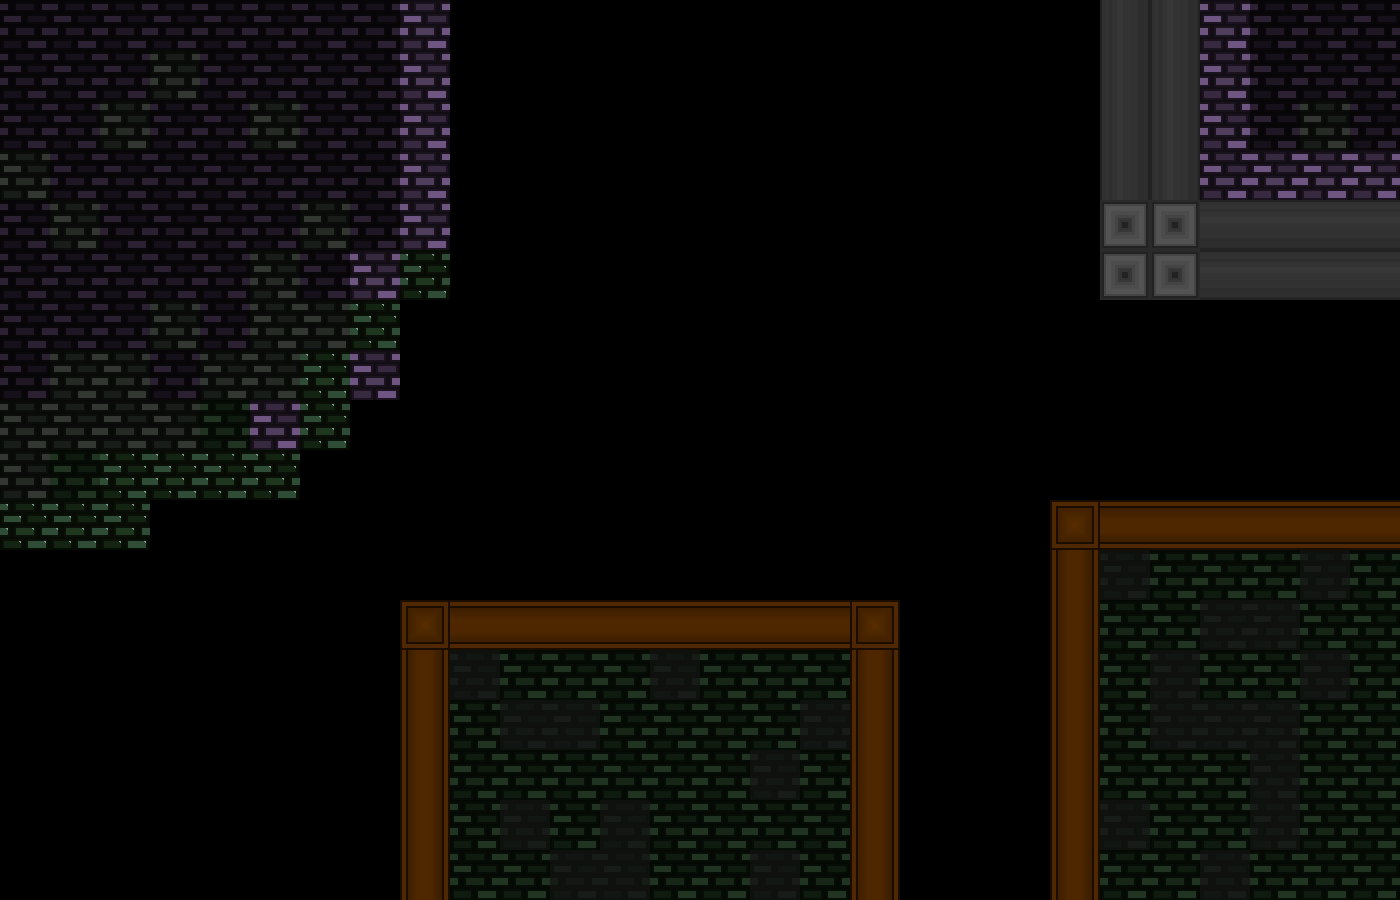

A 2D game scene composited from a Tiled map and its tileset images. What follows is a short description and the map's XML, with each tile layer's data collapsed to a summary:
An orthogonal 28x18 tile map with 50x50 px tiles, 3 tile layers (tiles-main, tiles-deco, tiles-deco2), 8 tilesets and 20 objects (17x warp, 3x spike).

<map version="1.10" tiledversion="1.11.2" orientation="orthogonal" renderorder="right-down" width="28" height="18" tilewidth="50" tileheight="50" infinite="0" nextlayerid="24" nextobjectid="835">
 <properties>
  <property name="songName" value="rain" />
 </properties>
 <tileset firstgid="1" source="ch1-tiles.tsx" />
 <tileset firstgid="81" source="../../textures/trampoline.tsx" />
 <tileset firstgid="84" source="../../textures/save.tsx" />
 <tileset firstgid="85" source="../../textures/spike.tsx" />
 <tileset firstgid="93" source="../../textures/laser.tsx" />
 <tileset firstgid="111" source="../../textures/light.tsx" />
 <tileset firstgid="112" source="../../textures/trampoline-mini.tsx" />
 <tileset firstgid="121" source="../../textures/transition-tiles.tsx" />
 <layer id="1" name="tiles-main" width="28" height="18">
  <data>[504 cells, 77 non-empty, 7 distinct tile ids]</data>
 </layer>
 <layer id="5" name="tiles-deco" width="28" height="18">
  <data>[504 cells, 172 non-empty, 6 distinct tile ids]</data>
 </layer>
 <layer id="18" name="tiles-deco2" width="28" height="18">
  <data>[504 cells, 0 non-empty, 0 distinct tile ids]</data>
 </layer>
 <objectgroup id="16" name="falling">
  <properties>
   <property name="direction" value="down" />
  </properties>
 </objectgroup>
 <objectgroup id="13" name="platform" />
 <objectgroup id="7" name="trampoline" />
 <objectgroup id="19" name="trampoline-mini" />
 <objectgroup id="9" name="spike-normal">
  <object id="829" name="spike" gid="90" x="0" y="600" width="50" height="50">
   <properties>
    <property name="id" value="5" />
   </properties>
  </object>
  <object id="830" name="spike" gid="90" x="0" y="650" width="50" height="50">
   <properties>
    <property name="id" value="5" />
   </properties>
  </object>
  <object id="833" name="spike" gid="90" x="0" y="700" width="50" height="50">
   <properties>
    <property name="id" value="5" />
   </properties>
  </object>
 </objectgroup>
 <objectgroup id="8" name="save" />
 <objectgroup id="21" name="acidlayer" />
 <objectgroup id="10" name="laser" />
 <objectgroup id="11" name="bg">
  <properties>
   <property name="bgName" value="castleBG3" />
  </properties>
 </objectgroup>
 <objectgroup id="12" name="foregroundEffect">
  <properties>
   <property name="foregroundEffectType" value="toxic" />
  </properties>
 </objectgroup>
 <objectgroup id="23" name="topEffect">
  <properties>
   <property name="topEffectType" value="none" />
  </properties>
 </objectgroup>
 <objectgroup id="22" name="mapEffect">
  <properties>
   <property name="effectType" value="poison-fog" />
  </properties>
 </objectgroup>
 <objectgroup id="15" name="music">
  <properties>
   <property name="songName" value="none" />
  </properties>
 </objectgroup>
 <objectgroup id="20" name="warps">
  <object id="759" name="warp" gid="121" x="450" y="50" width="50" height="50">
   <properties>
    <property name="direction" value="up" />
    <property name="target" value="map24" />
   </properties>
  </object>
  <object id="760" name="warp" gid="121" x="500" y="50" width="50" height="50">
   <properties>
    <property name="direction" value="up" />
    <property name="target" value="map24" />
   </properties>
  </object>
  <object id="761" name="warp" gid="121" x="550" y="50" width="50" height="50">
   <properties>
    <property name="direction" value="up" />
    <property name="target" value="map24" />
   </properties>
  </object>
  <object id="762" name="warp" gid="121" x="600" y="50" width="50" height="50">
   <properties>
    <property name="direction" value="up" />
    <property name="target" value="map24" />
   </properties>
  </object>
  <object id="763" name="warp" gid="121" x="650" y="50" width="50" height="50">
   <properties>
    <property name="direction" value="up" />
    <property name="target" value="map24" />
   </properties>
  </object>
  <object id="764" name="warp" gid="121" x="700" y="50" width="50" height="50">
   <properties>
    <property name="direction" value="up" />
    <property name="target" value="map24" />
   </properties>
  </object>
  <object id="765" name="warp" gid="121" x="750" y="50" width="50" height="50">
   <properties>
    <property name="direction" value="up" />
    <property name="target" value="map24" />
   </properties>
  </object>
  <object id="766" name="warp" gid="121" x="800" y="50" width="50" height="50">
   <properties>
    <property name="direction" value="up" />
    <property name="target" value="map24" />
   </properties>
  </object>
  <object id="767" name="warp" gid="121" x="850" y="50" width="50" height="50">
   <properties>
    <property name="direction" value="up" />
    <property name="target" value="map24" />
   </properties>
  </object>
  <object id="768" name="warp" gid="121" x="900" y="50" width="50" height="50">
   <properties>
    <property name="direction" value="up" />
    <property name="target" value="map24" />
   </properties>
  </object>
  <object id="769" name="warp" gid="121" x="950" y="50" width="50" height="50">
   <properties>
    <property name="direction" value="up" />
    <property name="target" value="map24" />
   </properties>
  </object>
  <object id="770" name="warp" gid="121" x="1000" y="50" width="50" height="50">
   <properties>
    <property name="direction" value="up" />
    <property name="target" value="map24" />
   </properties>
  </object>
  <object id="771" name="warp" gid="121" x="1050" y="50" width="50" height="50">
   <properties>
    <property name="direction" value="up" />
    <property name="target" value="map24" />
   </properties>
  </object>
  <object id="772" name="warp" gid="122" x="1350" y="400" width="50" height="50">
   <properties>
    <property name="direction" value="right" />
    <property name="target" value="map26" />
   </properties>
  </object>
  <object id="773" name="warp" gid="122" x="1350" y="450" width="50" height="50">
   <properties>
    <property name="direction" value="right" />
    <property name="target" value="map26" />
   </properties>
  </object>
  <object id="774" name="warp" gid="122" x="1350" y="500" width="50" height="50">
   <properties>
    <property name="direction" value="right" />
    <property name="target" value="map26" />
   </properties>
  </object>
  <object id="776" name="warp" gid="122" x="1350" y="350" width="50" height="50">
   <properties>
    <property name="direction" value="right" />
    <property name="target" value="map26" />
   </properties>
  </object>
 </objectgroup>
</map>
